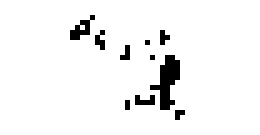
#> input picture code/geometry_scripts/img/GX.ppm, 52 x 27 px, given in place of 1_solid.ppm, which was not available (shown 5 times larger)
$ python parse_all_ppm.py   (older library calls are emulated)
#> lines starting #> are read from the running program, lines starting #| are printed output that depends on the picture; after the words box and inside, x2 and y2 are one past the last pixel; in counts of white or black regions, pixels touching at a corner belong together; pictures that were not available may be replaced by others from this repository, and a replacement may not be noted
### code/geometry_scripts/generate_cru_geometry_file.py
import time
import logging
import numpy as np
import matplotlib.pyplot as plt
from collections import OrderedDict
import os, sys

import geometry_util as gu
from h5files import GeometryFile

# Voxel labels
INDS = OrderedDict()
INDS["cyt"] = 0
INDS["cleft"] = 1
INDS["jsr"] = 2
INDS["nsr"] = 3
INDS["tt"]  = 4

# CreateCONNECTIONS
domain_connections = [("cyt", "cleft"), ("jsr", "nsr")]
CONNECTIONS = np.zeros((len(INDS), len(INDS)), dtype=np.uint8)
for conn in domain_connections:
    assert(len(conn)) == 2, "a connection must be between 2 domains"
    assert conn[0] in INDS, "domain %s not recognized" % conn[0]
    assert conn[1] in INDS, "domain %s not recognized" % conn[1]
    CONNECTIONS[INDS[conn[0]], INDS[conn[1]]] = 1
    CONNECTIONS[INDS[conn[1]], INDS[conn[0]]] = 1


def ppm_to_arrays(infile, width, jsr_layers, subdivide=3, nsr_width=1, contigious_jsr=False):
    """Read a ppm and create boolean arrays for ryr, jsr and nsr.

    A .ppm is read, assuming a resolution of 36 nm. From these
    RyR locations, the jSR is created by selecting the area surrounding RyR.
    The RyR and jSR arrays are then refined to a finer grid. Finally the nSR
    column locations are selected by surrounding the refined RyR locations

    :param str infile: name of .ppm file (with or without extension)
    :param int width: number of voxels in each direction [36 nm]
    :param int subdivide: number of subpixels to split each pixel into
    :param int jsr_layers: nr of layers of jSR around RyR
    :param nsr_width: size of nSR columns around RyR
    """
    # Read RyR data and center it to correct size
    indata = gu.read_ppm(infile)
    bbox = gu.trim_to_bbox(indata)
    ryr = gu.pad_array(bbox, (width, width))

    # Create jSR
    jsr = gu.create_jsr(ryr, jsr_layers)

    # Refine RyR and jSR
    ryr = gu.refine_ryr(ryr, subdivide)
    jsr = gu.refine_jsr(jsr, subdivide, remove_edges=True)
    nsr = gu.create_nsr_columns(ryr)

    if contigious_jsr is True:
        jsr = gu.contigious_jsr(jsr, ryr)
    # Find nSR column locations
    return ryr, jsr, nsr

# [268 lines left out: functions generate_cru_geometry_file, write_geomfile, not called in this run]


def ppm_to_geomfile(infile, outfile, pad, N=56, ttub_mode='convexhull', ttubpad=14,
                    save2d_pdf=True, contigious_jsr=False, **kwargs):
    """Read a ppm file and generate a 2x2x2 um geometry h5 file."""
    ryr, jsr, nsr = ppm_to_arrays(infile, N, pad, contigious_jsr=contigious_jsr)

    ttub = gu.create_ttub_from_ryr(ryr, mode=ttub_mode, pad=ttubpad)

    if save2d_pdf:
        import os
        gu.save_combined_2D_pdf(os.path.split(outfile)[1], ryr, jsr, nsr)

    generate_cru_geometry_file(ryr, jsr, nsr, tt=ttub, nz=3*N, cleft_size=1,
                               jsr_thickness=3, double=True, basename=outfile,
                               **kwargs)


# [58 lines that do not run on import are left out]

    # generate_cru_geometry_file(ryr, jsr, nsr, nz=3*args.height, cleft_size=1,
    #                            jsr_thickness=3, double=double, basename=outfile,
    #                            nsr_ratio=0.005)

### code/geometry_scripts/geometry_util.py
import numpy as np
import matplotlib.pyplot as plt
from skimage import morphology
from scipy import spatial


def read_ppm(filename):
    """Read a .ppm file and return a boolean array.

    Parameters
    ----------
    filename : str
        Name of the infile. With or without the extension.

    Returns
    -------
    numpy.ndarray
        A 2D boolean array, with shape given by input image.
    """
#> called with filename = 'img/1_solid'
    assert isinstance(filename, basestring), "filename must be a string"

    # Add extension if missing
    filename = filename if filename[-4:] == ".ppm" else filename + ".ppm"

    # Read data and convert to boolean array
    data = plt.imread(filename)
#> data is the input picture: shape (27, 52, 3); 95% white; black in thin lines or dots, all inside (x1, y1, x2, y2) = (14, 3, 37, 24)
    data = np.asarray(data[:, :] == 0, dtype=bool)[:, :, 0]
    return data


def trim_to_bbox(data, flip=True):
    """Trim a boolean 2D array down to its bounding box.

    Parameters
    ----------
    data : numpy.ndarray
        A boolean 2D array
    flip : bool, optional
        If true, image is transposed so first dimension is the smallest

    Returns
    -------
    numpy.ndarray
        An array of only the bounding box of the input.
    """
#> called with flip = True
    assert len(data.shape) == 2, "expected 2D array"
    x, y = np.nonzero(data)
#> x = 70 values from 3 to 23; y = 70 values, max 36 at index 68, min 14 at index 5, mean 28.23

    # Make sure bounding box exists
    if len(x) == 0:
        raise ValueError("Input array is empty.")

    # Find bounding box
    x0, y0, x1, y1 = (min(x), min(y), max(x), max(y))
#> x0 = 3; y0 = 14; x1 = 23; y1 = 36
    bbox = data[x0:(x1 + 1), y0:(y1 + 1)]
#> bbox: shape (21, 23) bool; 14.5% white in thin lines or dots

    # Transpose if needed
    if flip and bbox.shape[0] > bbox.shape[1]:
        bbox = bbox.transpose()

    return bbox


def pad_array(data, final_shape):
    """Pad a 2D array with zeros to create an array of desired shape.

    First an array of the desired shape is created and initialized
    to zero, then the input array is centered in the new array.

    Parameters
    ----------
    data : numpy.ndarray
        Input array
    shape : tuple of int
        The shape of the output

    Returns
    -------
    numpy.ndarray
        An array of the specificed output shape,
        with the input array at the center.
    """
#> called with final_shape = (28, 28)
    x, y = final_shape
    assert len(data.shape) == 2, "expected 2D array"
    assert x >= data.shape[0], "input too large %d > %d" % (data.shape[0], x)
    assert y >= data.shape[1], "input too large %d > %d" % (data.shape[1], y)

    augmented = np.zeros((x, y), dtype=np.bool)
    dx, dy = data.shape
#> dx = 21; dy = 23
    x0 = (x - dx) / 2
#> x0 = 3
    y0 = (y - dy) / 2
#> y0 = 2
    x1 = x0 + dx
#> x1 = 24
    y1 = y0 + dy
#> y1 = 25
    augmented[x0:x1, y0:y1] = data
#> augmented: shape (28, 28) bool; 8.9% white in thin lines or dots, all inside (x1, y1, x2, y2) = (2, 3, 25, 24)
    return augmented


def create_jsr(ryr, layers):
    """Create a jSR neighborhood from RyR locations.

    jSR is assumed to be found surrounding RyR, a neighborhood
    is therefore made by first copying the RyR array and then
    padding it with the given number of layers.

    Parameters
    ----------
    ryr : numpy.ndarray
        A 2D boolean array of RyR locations
    layers : int
        The number of jSR to pad around each RyR

    Returns
    -------
    numpy.ndarray
        An array of jSR locations, of the same shape as the input RyR array
    """
#> called with layers = 0
    assert len(ryr.shape) == 2, "expected 2D array"

    # Check there is space in array
    Nx, Ny = ryr.shape
#> Nx = 28; Ny = 28
    x, y = np.nonzero(ryr)
#> x = 70 values from 3 to 23; y = 70 values, max 24 at index 68, min 2 at index 5, mean 16.23
    if layers > min(x) or layers > min(y) or \
               layers >= Nx - min(x) or layers >= Ny - min(y):
        raise ValueError("Padding is so large the jSR will go out of bounds")

    # Pad iteratively
    jsr = ryr.copy()
    for _ in range(layers):
        jsr = morphology.binary_dilation(jsr)
    return jsr

# [89 lines left out: functions contigious_jsr, shrink_sr, prune_ryrs, not called in this run]

def refine_ryr(ryr, subdivide=3):
    """Increase resolution of RyR array.

    A RyR array is refined by marking only the center subpixel as a RyR.

    The standard case is that the input image is given with a resolution
    of 36x36 microns per pixel. Each pixel is then split into 9 pixels of
    size 12x12 microns.

    Parameters
    ----------
    ryr : numpy.ndarray
        A 2D boolean array denoting RyR locations,
        most likely in 36x36 micron resolution
    subdivide : int, optional
        The number of subpixels each pixel is divided into, must be odd numbered

    Returns
    -------
    numpy.ndarray
        A 2D boolean array of larger shape than input.
    """
#> called with subdivide = 3
    assert len(ryr.shape) == 2, "expected 2D array"
    assert subdivide % 2 == 1, "have to subdivide pixels into odd nr of pixels"
    Nx, Ny = ryr.shape
#> Nx = 28; Ny = 28
    highres = np.zeros((Nx*subdivide, Ny*subdivide), dtype=np.bool)
    for (x_ind, y_ind) in zip(*ryr.nonzero()):
        highres[x_ind*subdivide+subdivide/2, y_ind*subdivide+subdivide/2] = 1
#> this loop made 70 passes
#> (x_ind, y_ind) on passes 1 to 12: (3, 6), (4, 4), (4, 5), (5, 3), (5, 5), (6, 2), (6, 3), (6, 4), (6, 5), (6, 8), (6, 20), (7, 2)
#> highres: shape (84, 84) bool; 0.99% white in thin lines or dots, all inside (x1, y1, x2, y2) = (7, 10, 74, 71)
    return highres

def refine_jsr(jsr, subdivide=3, smoothen_corners=True,
               remove_edges=False):
    """Increase resolution of jSR data.

    A jSR array is refined by marking all subpixels as jSR. For subpixels
    belonging to a pixel not originally marked as jSR, but being located
    at a 'corner', this corner can be partially filled in to get a smoother
    jSR after refinement. If the jSR extends to the borders of the image,
    the outermost edge of subpixels can also be trimmed.

    The standard case is that the input image is given with a resolution
    of 36x36 microns per pixel. Each pixel is then split into 9 pixels of
    size 12x12 microns.

    Parameters
    ----------
    jsr : numpy.ndarray
        Array designating location of jSR
    subdivide : int, optional
        The number of subpixels each pixel is divided into, must be odd numbered
    smoothen_corners : bool, optional
        If true, corners in the refinement are smoothed
    remove_edges : bool, optional
        Remove all jSR subpixels at the outermost edge of the array

    Returns
    -------
    numpy.ndarray2
        Athe 2D boolean array of larger shape than input.
    """
#> called with subdivide = 3, smoothen_corners = True, remove_edges = True
    assert len(jsr.shape) == 2, "expected 2D array"
    Nx, Ny = jsr.shape
#> Nx = 28; Ny = 28
    highres = np.zeros((Nx*subdivide, Ny*subdivide), dtype=np.bool)
    for i in range(subdivide):
        for j in range(subdivide):
            highres[i::subdivide, j::subdivide] = jsr
#> highres: shape (84, 84) bool; 8.9% white; 10 white regions (3 under 20 px), largest, box (x1, y1, x2, y2) and area: (54, 33, 72, 66) 297, (6, 9, 21, 24) 99, (45, 57, 57, 63) 54

    if smoothen_corners:
        for _ in range(subdivide-1):
            down_diag = highres[1:, :-1]*highres[:-1, 1:]
            up_diag = highres[:-1, :-1]*highres[1:, 1:]

            highres[1:, 1:] += down_diag
            highres[1:, :-1] += up_diag
            highres[:-1, 1:] += up_diag
            highres[:-1, :-1] += down_diag
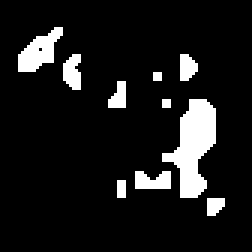
#> highres: shape (84, 84) bool (shown 3 times larger); 10% white; 10 white regions (3 under 20 px), largest, box (x1, y1, x2, y2) and area: (54, 33, 72, 66) 321, (6, 9, 21, 24) 122, (45, 57, 57, 63) 60

    if remove_edges:
        highres[0,:]  = 0
        highres[-1,:] = 0
        highres[:,0]  = 0
        highres[:,-1] = 0

    return highres

def create_nsr_columns(ryr):
    """Create the nSR column 2D template by centering them around RyR.

    The default nSR column width supposes that the RyR array has already
    been refined.

    Parameters
    ----------
    ryr : numpy.ndarray
        A refined RyR array (12x12 microns)
    """
    assert len(ryr.shape) == 2, "expected 2D array"

    nsr = np.zeros(ryr.shape, dtype=np.bool)
    nsr[:-1, :-1] += ryr[:-1, :-1]
    nsr[:-1, :-1] += ryr[1:, :-1]
#> nsr: shape (84, 84) bool; 2% white in thin lines or dots, all inside (x1, y1, x2, y2) = (7, 9, 74, 71)
    nsr[:-1, :-1] += ryr[:-1, 1:]
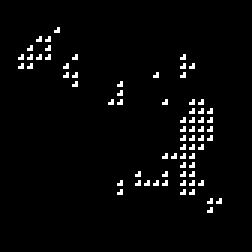
#> nsr: shape (84, 84) bool (shown 3 times larger); 3% white in thin lines or dots, all inside (x1, y1, x2, y2) = (6, 9, 74, 71)
    nsr[:-1, :-1] += ryr[1:, 1:]
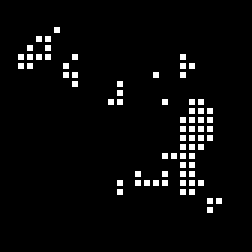
#> nsr: shape (84, 84) bool (shown 3 times larger); 4% white in thin lines or dots, all inside (x1, y1, x2, y2) = (6, 9, 74, 71)
    return nsr

# [28 lines left out: functions create_nsr_from_jsr, pprint_array, not called in this run]


def plot_array(data, title='', psize=36e-3, cmap='Greys_r', **kwargs):
    """Plot a 2D array.

    Parameters
    ----------
    data : numpy.ndarray
        A array to be plotted
    title : str, optional
        Title to add to the plot
    psize : float, optional
        Size of each pixel in microns, relevant for labeling of the axis
    **kwargs
        Keyword argments to be passed along to matplotlib.pyplot.imshow
    """
    m, n = data.shape
    plt.imshow(data, interpolation="none", origin="lower", cmap=cmap,
               extent=[0, m*psize, 0, n*psize], **kwargs)
    plt.title(title)
    plt.xlabel(r"$x\ [\mathrm{\mu{}m}]$")
    plt.ylabel(r"$y\ [\mathrm{\mu{}m}]$")


def save_combined_2D_pdf(filename, ryr, jsr, nsr, psize=12e-3, cmap='Greys_r'):
    """Create a pdf of the combined 2D arrays overlaid each other.

    All arrays should be refined, i.e., 12x12 nm resolution.

    Parameters
    ----------
    filename : str
        Basename of the resulting pdf file
    ryr : numpy.ndarray
        Location of RyR
    jsr : numpy.ndarray
        Location of jSR
    nsr : numpy.ndarray
        Location of nSR
    psize : float, optional
        Size of each pixel in microns, relevant for labeling of the axis
    cmap : str, optional
        Name of matplotlib colormap to use.
    """
    combined = jsr.astype(np.uint8)
    combined += nsr
    combined += ryr

    cmap = plt.get_cmap(cmap, 4)
    plot_array(combined, psize=psize, cmap=cmap,
               title='2D arrays overlaid', vmin=0, vmax=4)

    cbar = plt.colorbar(ticks=np.arange(0.5, 5))
    cbar.ax.set_yticklabels(['Cytosol', 'jSR', 'nSR', 'RyR'])
    plt.savefig("pdf/{}_2D.pdf".format(filename))
    plt.close()

def create_ttub_from_ryr(ryr, mode='convexhull', pad=10):
    """Define a t-tubule surface based on the jSR surface.

    Notes
    -----
    The different modes decide how the t-tubule will look. Bbox makes the
    t-tubule a rectangle corresponding to the bounding box of the RyRs, which
    is then padded in both directions. Span is like bbox in one dimension, but
    spans the entire other dimension (use spanx/spany).
    Convex hull means the t-tubule is the convex hull of the RyRs, which is
    then padded by repeated morphological dilation.

    Parameters
    ----------
    ryr : numpy.ndarray
        Location of ryr
    mode : str
        How t-tubule is defined: mirror/bbox/convexhull/span
    """
#> called with mode = 'convexhull', pad = 14
    assert len(ryr.shape) == 2, "expected 2D array"
    x, y = np.nonzero(ryr)
#> x = 70 values from 10 to 70; y = 70 values, max 73 at index 68, min 7 at index 5, mean 49.69
    if len(x) == 0:
        raise ValueError("Input array is empty")

    # Find bounding box
    x0, y0, x1, y1 = (min(x),  min(y), max(x), max(y))
#> x0 = 10; y0 = 7; x1 = 70; y1 = 73

    # Create ttub
    ttub = np.zeros(ryr.shape)
    if mode == 'bbox':
        ttub[x0-pad:(x1+1+pad), y0-pad:(y1+1+pad)] = 1
    elif mode in ['convexhull', 'convex', 'hull']:
        ttub = morphology.convex_hull_image(ryr)
#> ttub: shape (84, 84) bool; 36.3% white; 1 white region, box (x1, y1, x2, y2) and area: (7, 10, 74, 71) 2563
        for _ in range(pad):
            ttub = morphology.binary_dilation(ttub)
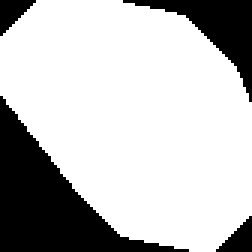
#> ttub: shape (84, 84) bool (shown 3 times larger); 74.9% white; 4 black regions, box (x1, y1, x2, y2) and area: (0, 32, 63, 84) 1176, (41, 0, 84, 34) 442, (0, 0, 12, 12) 78, (72, 72, 84, 84) 78
    elif mode in ['span', 'spany']:
        ttub[x0-pad:(x1+1+pad)] = 1
    elif mode == 'spanx':
        ttub[:, y0-pad:(y1+1+pad)] = 1
    else:
        raise ValueError("mode not understood: legal modes (bbox, span, spanx, spany, convex)")
    return ttub


# [56 lines left out: functions create_ttub_from_jsr, create_nsr_roof, not called in this run]

# [24 lines that do not run on import are left out]

### code/geometry_scripts/parse_all_ppm.py
import logging
from generate_cru_geometry_file import ppm_to_geomfile

if __name__ == '__main__':
    logging.getLogger().setLevel(0)

    names = ['1_solid', '6_sub','7_sub','10_sub']
    for pad in range(5):
        for name in names:
            # 2 micron cubes
            # basename = "geometries/P%d_" % pad + name
            # ppm_to_geomfile("img/%s" % name, basename, pad, N=56, save2d_pdf=True)

            # 1 micron cubes
            basename = "geometries/U%d_" % pad + name
            try:
                ppm_to_geomfile("img/%s" % name, basename, pad, N=28, save2d_pdf=True)
#> in save_combined_2D_pdf, `combined += nsr`:
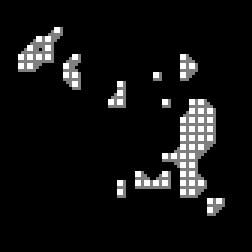
#> combined: shape (84, 84) (shown 3 times larger); 3.97% of pixels changed, all inside (x1, y1, x2, y2) = (6, 9, 74, 71); drawn with min black and max white
#> in save_combined_2D_pdf, `combined += ryr`:
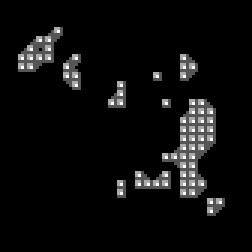
#> combined: shape (84, 84) (shown 3 times larger); 0.99% of pixels changed, all inside (x1, y1, x2, y2) = (7, 10, 74, 71); drawn with min black and max white
            except:
                pass
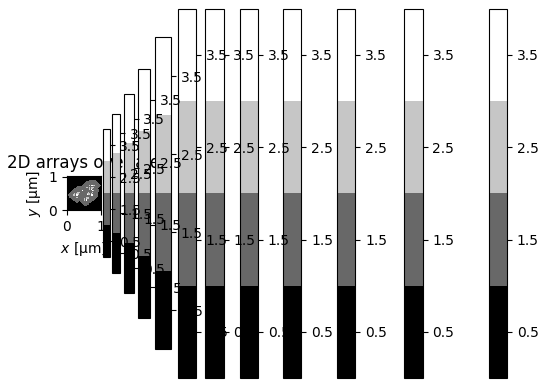
#> figure drawn by matplotlib, 13 panels
